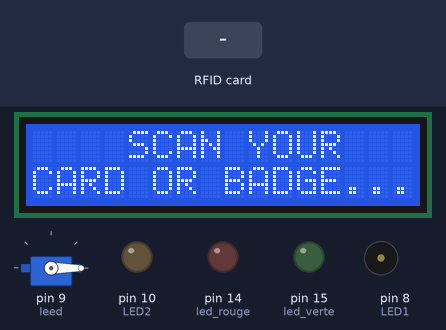
Bench run of a sketch on a simulated Arduino Mega 2560, built with avr-gcc and run on an emulated ATmega2560. Parts: servo, 16×2 character LCD, output pins drawn as LEDs (lit = HIGH), buzzer (waves = sounding). The test bench sets the inputs (shaded band). Pins used as bus, display or sensor lines are not drawn; what the sketch prints to the serial monitor is not drawn.

Above: at 4.3 s.
4.4 s: RFID card 25 45 EE 7A held to the reader
At 6.0 s:
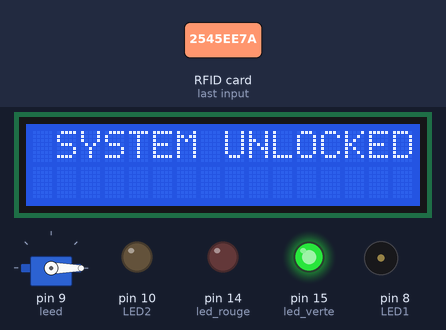
7.4 s: RFID card 5E 7A 19 C4 held to the reader
At 8.8 s:
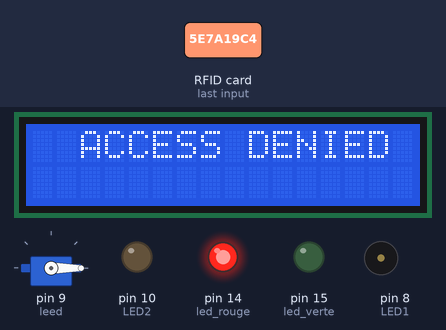
10.4 s: RFID card 25 45 EE 7A held to the reader
At 11.9 s:
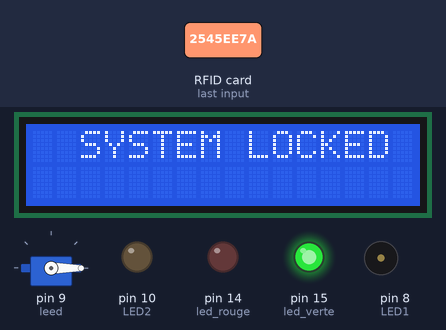
Timing chart, 0 to 14.0 s (numbered marks = the images above; inputs shaded):
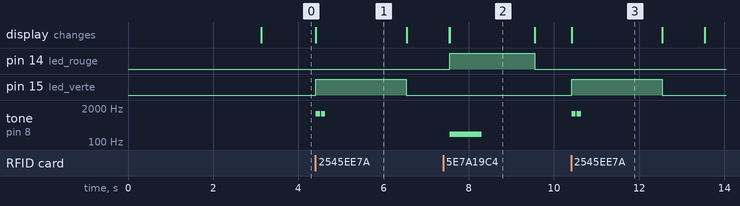

The sketch:

variable_bouleene.ino
```cpp
#include <SPI.h>
#include <MFRC522.h>
#include <LiquidCrystal.h>
#include <Servo.h> //inclure la bibliothèque du servomoteur (ses commandes spécifiques)
Servo servo;
LiquidCrystal lcd(12,11,7,6,4,3);
int LED1 = 8 ;  //pins respectifs des LED
int LED2 = 10;
int led3 = 11;
int PIR1 = 2;   //pins respectifs des capteurs PIR
int PIR2 = 3;
// désigner les variables PIRvalue comme bouléenne
// c'est à dire soit  TRUE ou HIGH (détection) soit FALSE ou LOW(non détection)
boolean PIRvalue1;
boolean PIRvalue2;


#define RST_PIN 5
#define SS_PIN 53
MFRC522 module_rfid(SS_PIN, RST_PIN);

int buzzer = 8;
int led_rouge = 14;
int led_verte = 15;
int leed = 9;

bool togglestate = false;
void setup() {
  Serial.begin(9600); //interpeller le serial monitor pour afficher output sur serial monitor
     servo.attach(9); // pin servo D9

     pinMode(PIR1, INPUT);
     pinMode(PIR2, INPUT);
     pinMode(led3, OUTPUT);
     pinMode(LED1, OUTPUT);
     pinMode(LED2, OUTPUT);

     //TARER - Temps pour PIRs de se (re)mettre en LOW, phase initiale
     Serial.print ("Setting PIR sensors ");


    /* for(int c = 0; c < 15; c++)// calibrer PIR jusqu'à 15 sec
           {
                Serial.print(".");
                delay(1000);
           } */
     Serial.println ("PIR Ready to go!");
     servo.write(0); // bouger servo position initial 50 degrés

  // put your setup code here, to run once:
  pinMode(led_rouge,OUTPUT);
  pinMode(led_verte,OUTPUT);
  pinMode(buzzer,OUTPUT);
  pinMode(leed,OUTPUT);
  lcd.begin(16, 2);
  SPI.begin();
  module_rfid.PCD_Init();
  lcd.setCursor(0, 0);
  lcd.print("SYSTEM LOCKED ");
  lcd.setCursor(0, 1);
  lcd.print(" INDENTIFICATION");
  delay(3000);
  lcd.clear();

// put your main code here, to run repeatedly:
  lcd.setCursor(0, 0);
  lcd.print("    SCAN YOUR");
  lcd.setCursor(0, 1);
  lcd.print("CARD OR BADGE...");


}

  /*****************************************************************************************************************************************************/

int pos=0;
bool direct=false;
long prevTime=0;

void loop() {
  if ( ! module_rfid.PICC_IsNewCardPresent()){
    return;
    }
  if ( ! module_rfid.PICC_ReadCardSerial()){
    return;
    }


   String UID = "";

  for (byte i= 0; i < module_rfid.uid.size; i++){
     UID.concat(String(module_rfid.uid.uidByte[i] < 0*10 ? " 0" : " "));
     UID.concat(String(module_rfid.uid.uidByte[i], HEX));
    }
     UID.toUpperCase();

   if (UID.substring(1) == "25 45 EE 7A" ){
     if (togglestate==false) {

     lcd.clear();
     lcd.setCursor(0, 0);


     lcd.print(" SYSTEM UNLOCKED   ");
     digitalWrite(led_verte, HIGH);

     tone(buzzer, 1200, 100);
     delay(125);
     tone(buzzer, 1200, 100);
     delay(2000);
     digitalWrite(led_verte, LOW);
     lcd.clear();
     lcd.print("  PROSSESSING...   ");
     delay(1000);
      digitalWrite(leed, HIGH);
      togglestate=true;
     lcd.clear();

     }
    else
   {
     lcd.clear();
     lcd.setCursor(0, 0);
     lcd.print("  SYSTEM LOCKED  ");
     digitalWrite(led_verte, HIGH);
     tone(buzzer, 1200, 100);
     delay(125);
     tone(buzzer, 1200, 100);
     delay(2000);
     digitalWrite(led_verte, LOW);
     lcd.clear();
     lcd.print("  PROSSESSING...   ");
     delay(1000);
      digitalWrite(leed, LOW);
     togglestate=false;
     lcd.clear();
    }

   }
    else{
     lcd.clear();
     lcd.setCursor(0, 0);
     lcd.print("  ACCESS DENIED    ");
     digitalWrite(led_rouge, HIGH);
     tone(buzzer, 200, 750);
     delay(2000);

     digitalWrite(led_rouge, LOW);


     lcd.clear();

    }

   }


  /* while (togglestate= true )
  {

   PIRvalue1 = digitalRead(PIR1);
     PIRvalue2 = digitalRead(PIR2);
   if (PIRvalue1 == LOW && PIRvalue2 == LOW)
      {
  if((millis()-prevTime)>=15)
  {
    prevTime=millis();
  if(pos==180)direct=true;
  if(pos==0)direct=false;
  if(direct)pos--;
  else pos++;
  servo.write(pos);
  }
      }


  else if (PIRvalue1 == HIGH && PIRvalue2 == LOW ) // && désigne le "et logique" bouléenne
      {
           digitalWrite(LED1, HIGH);
           digitalWrite(LED2, LOW);

           servo.write(180);
           Serial.println("Position servo : PIR1, Motion detected");
      }
  else if (PIRvalue1 == LOW && PIRvalue2 == HIGH ) // && désigne le "et logique" bouléenne
     {
           digitalWrite(LED1, LOW);
           digitalWrite(LED2, HIGH);

           servo.write(90);
           Serial.println("Position servo : PIR2, Motion detected");
     }
      else if (PIRvalue1 == HIGH && PIRvalue2 == HIGH ) // && désigne le "et logique" bouléenne
     {

           servo.write(90);
           Serial.println("Position servo : PIR2, Motion detected");
     }
  else
           // Instruction des LEDs pas nécessaire, bien pratique pour connaître l'état précédent
           // car LED reste allumée jusqu'à nouvelle détection
     {
           Serial.println("No motion");
     }


    }
*/
```

Measured:
- after the input at 4.4 s, pin 15 (led_verte): LOW → HIGH at once, → LOW 2.1 s later; tone on pin 8 (LED1): alternates 1200 Hz for 0.10 s and silent for 0.03 s, 4 changes in all, then stays silent, starting at once; the display: changes at once (image 1)
- after the input at 7.4 s, pin 14 (led_rouge): LOW → HIGH after 0.15 s, → LOW 2.0 s later; tone on pin 8 (LED1): silent → 200 Hz after 0.15 s, → silent 0.75 s later; the display: first differs from a run without the input after 0.15 s (image 2)
- after the input at 10.4 s, pin 15 (led_verte): LOW → HIGH at once, → LOW 2.1 s later; tone on pin 8 (LED1): alternates 1200 Hz for 0.10 s and silent for 0.03 s, 4 changes in all, then stays silent, starting at once; the display: changes at once (image 3)
- what the display in image 1 shows lasts 2.1 s, from 4.4 s to 6.5 s
- what the display in image 2 shows lasts 2.0 s, from 7.6 s to 9.6 s
